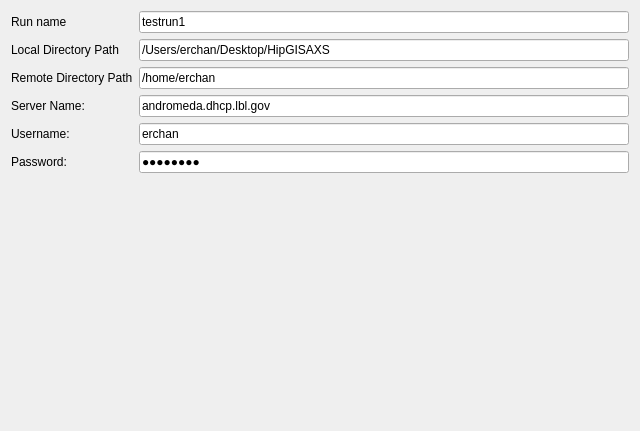
<?xml version="1.0" encoding="UTF-8"?>
<ui version="4.0">
    <class>Form</class>
    <widget class="QWidget" name="Form">
        <property name="geometry">
            <rect>
                <x>0</x>
                <y>0</y>
                <width>640</width>
                <height>431</height>
            </rect>
        </property>
        <property name="windowTitle">
            <string>Form</string>
        </property>
        <layout class="QVBoxLayout" name="verticalLayout">
            <item>
                <layout class="QFormLayout" name="formLayout">
                    <item row="0" column="0">
                        <widget class="QLabel" name="RunNameLabel">
                            <property name="text">
                                <string>Run name</string>
                            </property>
                            <property name="alignment">
                                <set>Qt::AlignLeading|Qt::AlignLeft|Qt::AlignVCenter</set>
                            </property>
                        </widget>
                    </item>
                    <item row="0" column="1">
                        <widget class="QLineEdit" name="RunNameLineEdit">
                            <property name="text">
                                <string>testrun1</string>
                            </property>
                        </widget>
                    </item>
                    <item row="1" column="0">
                        <widget class="QLabel" name="PathPrefixLabel">
                            <property name="text">
                                <string>Local Directory Path</string>
                            </property>
                            <property name="alignment">
                                <set>Qt::AlignLeading|Qt::AlignLeft|Qt::AlignVCenter</set>
                            </property>
                        </widget>
                    </item>
                    <item row="1" column="1">
                        <widget class="QLineEdit" name="PathPrefixLineEdit">
                            <property name="text">
                                <string>/Users/erchan/Desktop/HipGISAXS</string>
                            </property>
                        </widget>
                    </item>
                    <item row="2" column="0">
                        <widget class="QLabel" name="RemotePathPrefixLabel">
                            <property name="text">
                                <string>Remote Directory Path</string>
                            </property>
                            <property name="alignment">
                                <set>Qt::AlignLeading|Qt::AlignLeft|Qt::AlignVCenter</set>
                            </property>
                        </widget>
                    </item>
                    <item row="2" column="1">
                        <widget class="QLineEdit" name="RemotePathPrefixLineEdit">
                            <property name="text">
                                <string>/home/erchan</string>
                            </property>
                        </widget>
                    </item>
                    <item row="3" column="0">
                        <widget class="QLabel" name="ServerNameLabel">
                            <property name="text">
                                <string>Server Name:</string>
                            </property>
                        </widget>
                    </item>
                    <item row="3" column="1">
                        <widget class="QLineEdit" name="ServerNameLineEdit">
                            <property name="text">
                                <string>andromeda.dhcp.lbl.gov</string>
                            </property>
                        </widget>
                    </item>
                    <item row="4" column="0">
                        <widget class="QLabel" name="UsernameLabel">
                            <property name="text">
                                <string>Username:</string>
                            </property>
                        </widget>
                    </item>
                    <item row="4" column="1">
                        <widget class="QLineEdit" name="UsernameLineEdit">
                            <property name="text">
                                <string>erchan</string>
                            </property>
                        </widget>
                    </item>
                    <item row="5" column="0">
                        <widget class="QLabel" name="PasswordLabel">
                            <property name="text">
                                <string>Password:</string>
                            </property>
                        </widget>
                    </item>
                    <item row="5" column="1">
                        <widget class="QLineEdit" name="PasswordLineEdit">
                            <property name="text">
                                <string>password</string>
                            </property>
                            <property name="echoMode">
                                <enum>QLineEdit::Password</enum>
                            </property>
                        </widget>
                    </item>
                </layout>
            </item>
        </layout>
    </widget>
    <resources/>
    <connections/>
</ui>
